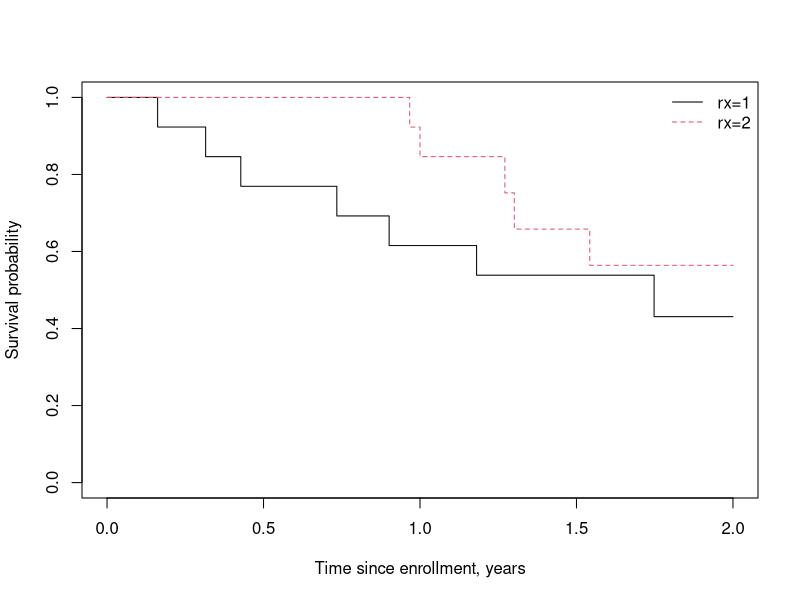
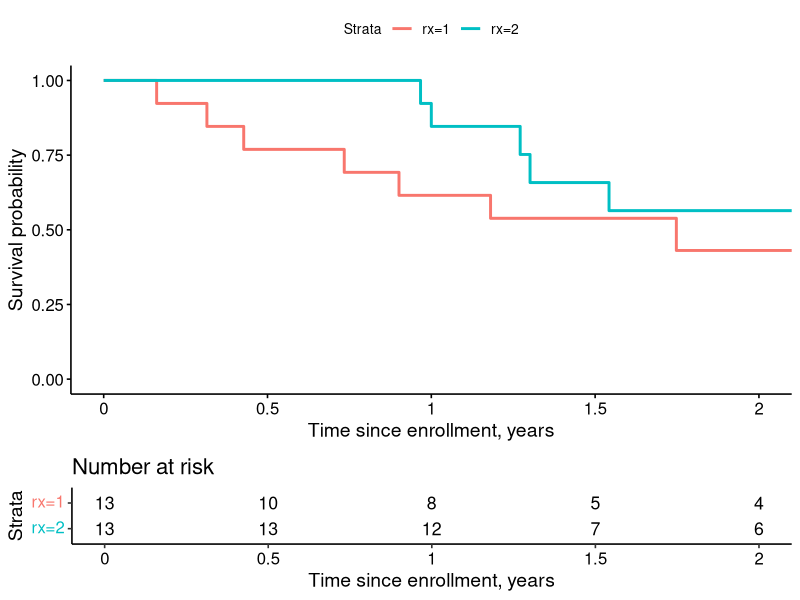
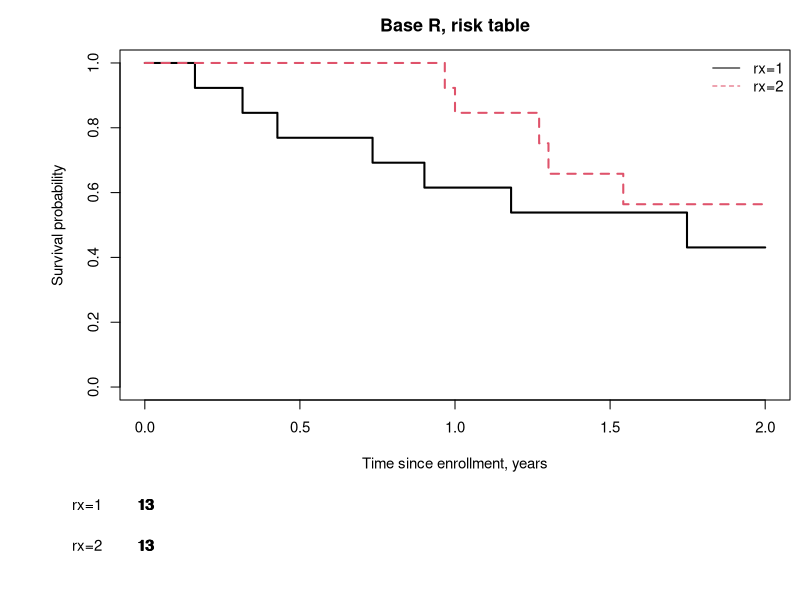

Here is the R script that generated these plots, in order: (Note: this script raises an error after producing the figures.)
## ---- chunk 1
## load libraries
library(survival)
library(survminer)
library(arsenal)
library(broom)
library(tidyverse)
library(knitr)

## set up options for markdown report
knitr::opts_chunk$set(echo=TRUE, message=FALSE, warning=FALSE, collapse=TRUE,
               prompt=TRUE, cache=FALSE, comment=NA, tidy=FALSE)

options(stringsAsFactors=F,
        contrasts=c("contr.treatment","contr.poly"),
        show.signif.stars = FALSE)
## ---- chunk 2
glimpse(ovarian)
## ---- chunk 3
fit <- survfit(Surv(futime, fustat) ~ rx, data=ovarian)
fit
## ---- chunk 4
quantile(fit, probs=.25)
## ---- chunk 5
plot(fit, xscale=365, xlim=c(0, 2*365), 
     col=1:2, lty=1:2, 
     xlab='Time since enrollment, years', 
     ylab='Survival probability')
legend('topright', legend=names(fit$strata), 
       col=1:2, lty=1:2, bty='n')
## ---- chunk 6
ggsurvplot(fit, xscale=365, xlim=c(0, 2*365), 
           censor=FALSE, break.x.by=365/2,
           risk.table=TRUE,
           xlab='Time since enrollment, years', 
           ylab='Survival probability')
## ---- chunk 7
# shrink default text size, margins
par(cex=.9, mai=c(.8,1.2,.5,.1))

# select top portion of the plotting window 
par(fig=c(x1=0,x2=1,y1=.2,y2=1))
plot(fit, xscale=365, xlim=c(0, 2*365), 
     col=1:2, lty=1:2, lwd=2,
     xlab='Time since enrollment, years', 
     ylab='Survival probability')
title('Base R, risk table')
legend('topright', legend=names(fit$strata), 
       col=1:2, lty=1:2, bty='n')

# select bottom portion of the plotting window
par(fig=c(0,1,0,.2), new=TRUE, mai=c(.1,1.2,0,.1))
tmp <- summary(fit, times=seq(0,2,.5), scale=365)
plot(c(0,2),c(0,2), axes=FALSE, pch='', xlab='', ylab='', xlim=c(0,2), ylim=c(0,2.5))
text(x=c(tmp$time), y=rep(2:1, each=5), labels=c(tmp$n.risk))
axis(2, at=2:1, c('rx=1','rx=2'), las=1, lty=0)

# set plotting parameters back to default
par(cex=1, mai=c(1.02,.82,.82,.42), fig=c(0,1,0,1)) 
## ---- chunk 8
summary(fit, time=seq(0,2,.5), scale=365)
## ---- chunk 9
tab <- tableby(rx ~ age + resid.ds + Surv(futime,fustat), data=ovarian)
summary(tab)
## ---- chunk 10
# standard summary from Cox model
cfit <- coxph(Surv(futime,fustat) ~ age + resid.ds + rx + ecog.ps, data=ovarian)
summary(cfit)

# Save results in a dataframe using the tidy function in broom
# Exponentiate and rename the "estimate" to HR (hazard ratio)
tmp <- tidy(cfit, exponentiate=TRUE)
tmp <- tmp %>% rename(HR=estimate) %>%
   select(term, HR, conf.low, conf.high, p.value)

# Transform p-value so that it shows 3 digits or < 0.001
tmp$p.value <- format.pval(round(tmp$p.value, 3), digits=3, eps=.001)

# Pretty table
knitr::kable(tmp, digits=2)
